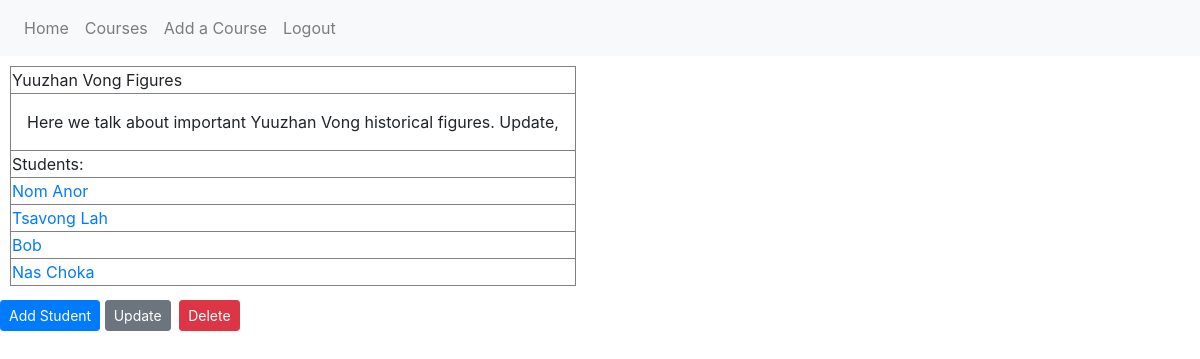
The app's page /course/1 (signed in) with its own data.
### guide_and_teach/models.py (models this page shows, shortened)
class Course(db.Model):
    id = db.Column(db.Integer, primary_key=True)
    course_title = db.Column(db.String(100), nullable=False)
    course_desc = db.Column(db.Text, nullable=False)
    user_id = db.Column(db.Integer, db.ForeignKey('user.id'), nullable=False)
    student = db.relationship('Student', backref='course', lazy=True)

class Student(db.Model):
    id = db.Column(db.Integer, primary_key=True)
    user_id = db.Column(db.Integer, db.ForeignKey('user.id'))
    course_id = db.Column(db.Integer, db.ForeignKey('course.id'))
    student_name = db.Column(db.String(50))
    teacher = db.relationship('User', backref="user")
    courses = db.relationship('Course', backref="course")

### guide_and_teach/routes.py (the view)
@app.route('/course/<int:course_id>', methods=['GET','POST'])
@login_required
def single_course(course_id):
    course = Course.query.get_or_404(course_id)
    if course.user != current_user:
        abort(403)
    students = Student.query.all()
    return render_template('single_course.html', title='Course', course=course, students=students)

### guide_and_teach/models.py (called while the page is built)
@login_manager.user_loader
def load_user(user_id):
    return User.query.get(int(user_id))

### guide_and_teach/templates/single_course.html (shortened to what this page needs)
{% extends "layout.html" %}
{% block content %}
        <article>
            <table class="yes">
                <thead>
                    <tr>
                        <td>{{ course.course_title }}</td>
                    </tr>
                    <tr>
                        <td>
                            <p>{{ course.course_desc }}</p>
                        </td>
                    </tr>
                </thead>
                <tbody>
                    <tr>
                        <td>Students:</td>
                    </tr>
                    {% for student in students %}
                    {% if student.course == course %}
                    <tr>
                        <td><a href="{{ url_for('single_student', student_id=student.id) }}">{{ student.student_name }}</a></td>
                    </tr>
                    {% endif %}
                    {% endfor %}
                </tbody>
            </table>
            {% if course.user == current_user %}
            <div>
                <a class="btn btn-primary btn-sm mt-1 mb-1" href="{{ url_for('add_student', course_id=course.id) }}">Add Student</a>
                <a class="btn btn-secondary btn-sm mt-1 mb-1" href="{{ url_for('update_course', course_id=course.id)}}">Update</a>
                <button type="button" class="btn btn-danger btn-sm m-1" data-toggle="modal" data-target="#deleteModal">Delete</button>
            </div>
            {% endif %}
        </article>
{% endblock content %}

### guide_and_teach/static/style.css (style rules this page uses)
p { padding: 10px; margin: 5px; }
table { border: 1px solid black; margin: 10px }
thead { border: 1px solid black; }
tr { border: 1px solid black ; }
td { border: .5px solid grey; }

### records on screen
Course: course_title "Yuuzhan Vong Figures", course_desc "Here we talk about important Yuuzhan Vong historical figures. Update,"
Student: student_name "Nom Anor"
Student: student_name "Tsavong Lah"
Student: student_name "Bob"
Student: student_name "Nas Choka"
